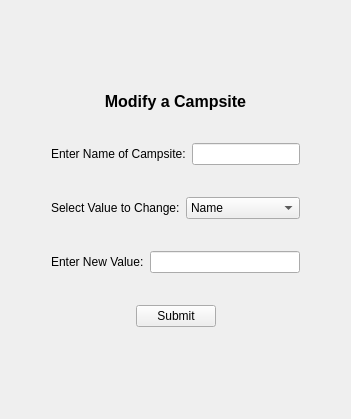
      <widget class="QWidget" name="modify_campsite">
       <layout class="QGridLayout" name="gridLayout_7">
        <item row="0" column="0">
         <spacer name="horizontalSpacer_10">
          <property name="orientation">
           <enum>Qt::Horizontal</enum>
          </property>
          <property name="sizeType">
           <enum>QSizePolicy::MinimumExpanding</enum>
          </property>
          <property name="sizeHint" stdset="0">
           <size>
            <width>40</width>
            <height>20</height>
           </size>
          </property>
         </spacer>
        </item>
        <item row="0" column="1">
         <layout class="QVBoxLayout" name="verticalLayout_8" stretch="0,0,0,0,0,0,0,0,0,0,0">
          <property name="spacing">
           <number>6</number>
          </property>
          <item>
           <widget class="QWidget" name="widget_29" native="true">
            <property name="sizePolicy">
             <sizepolicy hsizetype="Expanding" vsizetype="Preferred">
              <horstretch>0</horstretch>
              <verstretch>0</verstretch>
             </sizepolicy>
            </property>
            <property name="minimumSize">
             <size>
              <width>0</width>
              <height>75</height>
             </size>
            </property>
            <property name="maximumSize">
             <size>
              <width>16777215</width>
              <height>16777215</height>
             </size>
            </property>
           </widget>
          </item>
          <item>
           <layout class="QHBoxLayout" name="horizontalLayout_20">
            <item>
             <widget class="QLabel" name="label_33">
              <property name="maximumSize">
               <size>
                <width>16777215</width>
                <height>50</height>
               </size>
              </property>
              <property name="font">
               <font>
                <pointsize>12</pointsize>
                <bold>true</bold>
               </font>
              </property>
              <property name="text">
               <string>Modify a Campsite</string>
              </property>
              <property name="alignment">
               <set>Qt::AlignCenter</set>
              </property>
             </widget>
            </item>
           </layout>
          </item>
          <item>
           <widget class="QWidget" name="widget_28" native="true">
            <property name="sizePolicy">
             <sizepolicy hsizetype="Expanding" vsizetype="Preferred">
              <horstretch>0</horstretch>
              <verstretch>0</verstretch>
             </sizepolicy>
            </property>
            <property name="minimumSize">
             <size>
              <width>0</width>
              <height>20</height>
             </size>
            </property>
            <property name="maximumSize">
             <size>
              <width>16777215</width>
              <height>30</height>
             </size>
            </property>
           </widget>
          </item>
          <item>
           <layout class="QHBoxLayout" name="horizontalLayout_3">
            <item>
             <widget class="QLabel" name="label_28">
              <property name="text">
               <string>Enter Name of Campsite:</string>
              </property>
             </widget>
            </item>
            <item>
             <widget class="QLineEdit" name="lineEdit_7">
              <property name="maximumSize">
               <size>
                <width>150</width>
                <height>16777215</height>
               </size>
              </property>
             </widget>
            </item>
           </layout>
          </item>
          <item>
           <widget class="QWidget" name="widget_3" native="true">
            <property name="sizePolicy">
             <sizepolicy hsizetype="Expanding" vsizetype="Preferred">
              <horstretch>0</horstretch>
              <verstretch>0</verstretch>
             </sizepolicy>
            </property>
            <property name="minimumSize">
             <size>
              <width>0</width>
              <height>20</height>
             </size>
            </property>
            <property name="maximumSize">
             <size>
              <width>16777215</width>
              <height>50</height>
             </size>
            </property>
           </widget>
          </item>
          <item>
           <layout class="QHBoxLayout" name="horizontalLayout_16">
            <item>
             <widget class="QLabel" name="label_34">
              <property name="maximumSize">
               <size>
                <width>16777215</width>
                <height>16777215</height>
               </size>
              </property>
              <property name="text">
               <string>Select Value to Change:</string>
              </property>
              <property name="alignment">
               <set>Qt::AlignLeading|Qt::AlignLeft|Qt::AlignVCenter</set>
              </property>
             </widget>
            </item>
            <item>
             <widget class="QComboBox" name="comboBox_2">
              <property name="maximumSize">
               <size>
                <width>150</width>
                <height>16777215</height>
               </size>
              </property>
              <item>
               <property name="text">
                <string>Name</string>
               </property>
              </item>
              <item>
               <property name="text">
                <string>State</string>
               </property>
              </item>
              <item>
               <property name="text">
                <string>Rating</string>
               </property>
              </item>
              <item>
               <property name="text">
                <string>Description</string>
               </property>
              </item>
              <item>
               <property name="text">
                <string>URL</string>
               </property>
              </item>
             </widget>
            </item>
           </layout>
          </item>
          <item>
           <widget class="QWidget" name="widget_25" native="true">
            <property name="sizePolicy">
             <sizepolicy hsizetype="Expanding" vsizetype="Preferred">
              <horstretch>0</horstretch>
              <verstretch>0</verstretch>
             </sizepolicy>
            </property>
            <property name="minimumSize">
             <size>
              <width>0</width>
              <height>20</height>
             </size>
            </property>
            <property name="maximumSize">
             <size>
              <width>16777215</width>
              <height>50</height>
             </size>
            </property>
           </widget>
          </item>
          <item>
           <layout class="QHBoxLayout" name="horizontalLayout_19">
            <item>
             <widget class="QLabel" name="label_35">
              <property name="text">
               <string>Enter New Value:</string>
              </property>
              <property name="alignment">
               <set>Qt::AlignLeading|Qt::AlignLeft|Qt::AlignVCenter</set>
              </property>
             </widget>
            </item>
            <item>
             <widget class="QLineEdit" name="lineEdit_4">
              <property name="maximumSize">
               <size>
                <width>150</width>
                <height>16777215</height>
               </size>
              </property>
             </widget>
            </item>
           </layout>
          </item>
          <item>
           <widget class="QWidget" name="widget_27" native="true">
            <property name="sizePolicy">
             <sizepolicy hsizetype="Expanding" vsizetype="Preferred">
              <horstretch>0</horstretch>
              <verstretch>0</verstretch>
             </sizepolicy>
            </property>
            <property name="minimumSize">
             <size>
              <width>0</width>
              <height>20</height>
             </size>
            </property>
            <property name="maximumSize">
             <size>
              <width>16777215</width>
              <height>40</height>
             </size>
            </property>
           </widget>
          </item>
          <item>
           <layout class="QHBoxLayout" name="horizontalLayout_17">
            <item>
             <spacer name="horizontalSpacer_20">
              <property name="orientation">
               <enum>Qt::Horizontal</enum>
              </property>
              <property name="sizeHint" stdset="0">
               <size>
                <width>40</width>
                <height>20</height>
               </size>
              </property>
             </spacer>
            </item>
            <item>
             <widget class="QPushButton" name="pushButton_21">
              <property name="text">
               <string>Submit</string>
              </property>
             </widget>
            </item>
            <item>
             <spacer name="horizontalSpacer_21">
              <property name="orientation">
               <enum>Qt::Horizontal</enum>
              </property>
              <property name="sizeHint" stdset="0">
               <size>
                <width>40</width>
                <height>20</height>
               </size>
              </property>
             </spacer>
            </item>
           </layout>
          </item>
          <item>
           <widget class="QWidget" name="widget_30" native="true">
            <property name="sizePolicy">
             <sizepolicy hsizetype="Expanding" vsizetype="Preferred">
              <horstretch>0</horstretch>
              <verstretch>0</verstretch>
             </sizepolicy>
            </property>
            <property name="minimumSize">
             <size>
              <width>0</width>
              <height>75</height>
             </size>
            </property>
            <property name="maximumSize">
             <size>
              <width>16777215</width>
              <height>16777215</height>
             </size>
            </property>
           </widget>
          </item>
         </layout>
        </item>
        <item row="0" column="2">
         <spacer name="horizontalSpacer_11">
          <property name="orientation">
           <enum>Qt::Horizontal</enum>
          </property>
          <property name="sizeType">
           <enum>QSizePolicy::MinimumExpanding</enum>
          </property>
          <property name="sizeHint" stdset="0">
           <size>
            <width>40</width>
            <height>20</height>
           </size>
          </property>
         </spacer>
        </item>
       </layout>
      </widget>
